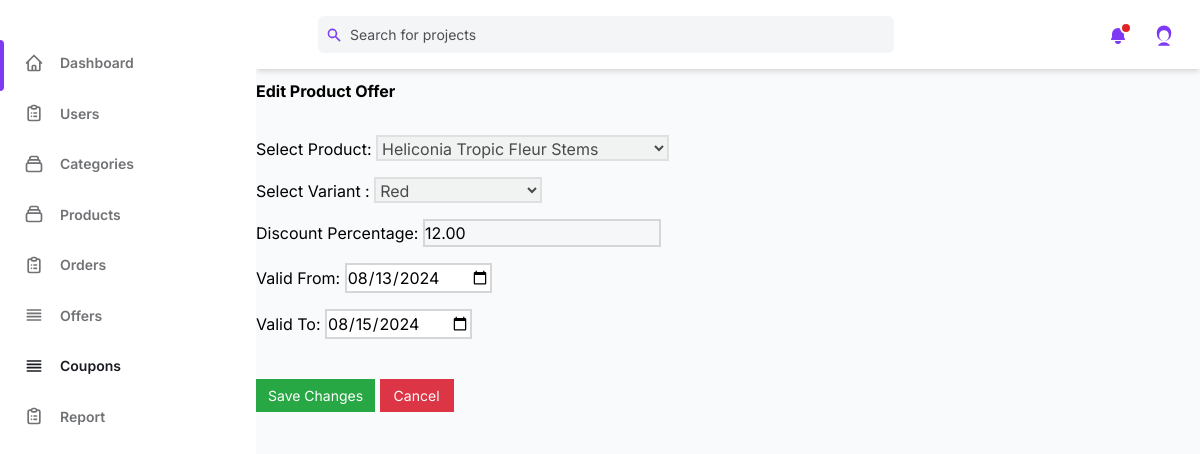
The page /edit_product_offer/2/ (signed in) on the database as committed earlier.
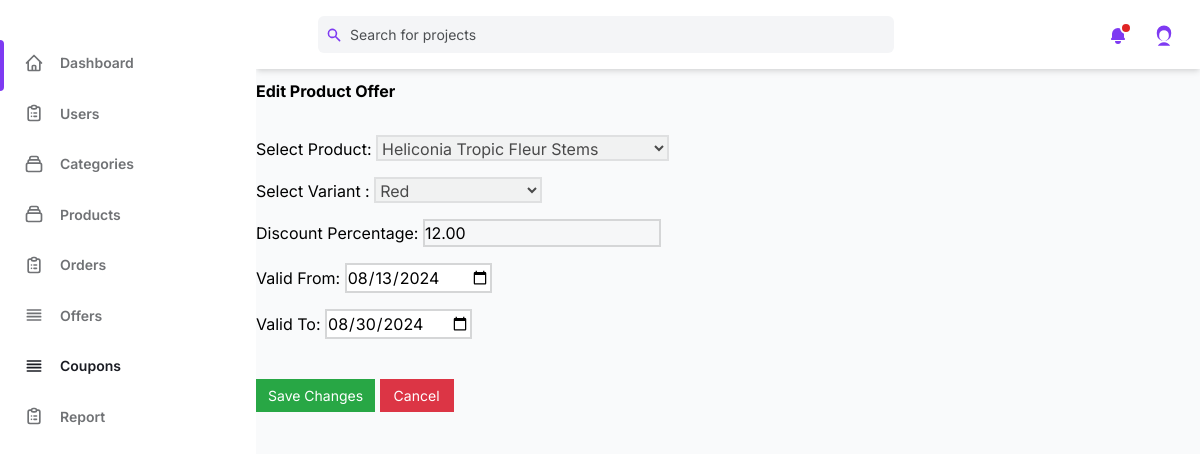
The same page on the database as committed later.
### admin_dashboard/models.py (models this page shows, shortened)
class ProductOffer(models.Model):
    product = models.ForeignKey(Product, on_delete=models.CASCADE, related_name='offer')
    variant = models.OneToOneField(Variant, on_delete=models.CASCADE, related_name='variant_offer')
    discount_percentage = models.DecimalField(max_digits=5, decimal_places=2)
    valid_from = models.DateTimeField()
    valid_to = models.DateTimeField()
    is_active = models.BooleanField(default=False)

### products/models.py (models this page shows, shortened)
class Product(models.Model):
    name = models.CharField(max_length=20)
    image = models.ImageField(upload_to='product_image/', blank=False, null=False)
    cropping = ImageRatioField('image', '430x360')
    description = models.TextField()
    category = models.ForeignKey(Category, on_delete=models.CASCADE, related_name='products')
    is_listed = models.BooleanField(default=True)
    offer_applied =models.BooleanField(default=False)
    slug = models.SlugField(unique=True, blank=True)

class Variant(models.Model):
    color = models.CharField(max_length=100,default=None)
    price = models.PositiveIntegerField()
    stock = models.PositiveIntegerField(default=1)
    product = models.ForeignKey(Product, on_delete=models.CASCADE, related_name='variants')
    discounted_price = models.DecimalField(max_digits=10, decimal_places=2, null=True, blank=True)
    is_listed = models.BooleanField(default=True)
    slug = models.SlugField(unique=False,blank=True)

### admin_dashboard/views.py (the view, shortened to what this page needs)
# urls.py: path('edit_product_offer/<int:offer_id>/',views.edit_product_offer,name='edit_product_offer'),
@never_cache
@login_required(login_url='/admin_login/')
@user_passes_test(is_user_superuser)
def edit_product_offer(request,offer_id):
    try:
        offer = get_object_or_404(ProductOffer, id=offer_id)
        products = Product.objects.all()
        variants = offer.product.variants.all() if offer.product else Variant.objects.none()
        context = {
            'offer': offer,
            'products': products,
            'variants': variants,
            'colors':colors
        }
        return render(request, 'Admin side/edit_product_offer.html', context)
    except Http404:
        messages.error(request,"Offer not found")
        return redirect('admin_offers')
    except Exception as e:
        messages.error(request, f"An unexpected error occurred: {str(e)}")
        return redirect('admin_offers')

### admin_dashboard/views.py (called while the page is built)
def is_user_superuser(user):
    return user.is_superuser

### templates/Admin side/edit_product_offer.html (shortened to what the changed rows need)
{%load static%}
<!DOCTYPE html>
<html :class="{ 'theme-dark': dark }" x-data="data()" lang="en">
<head>
    <link rel="stylesheet" href="{%static 'css/tailwind.output.css'%}" />
    <link rel="stylesheet" href="https://cdnjs.cloudflare.com/ajax/libs/Chart.js/2.9.3/Chart.min.css" />
    <link rel="stylesheet" href="{%static 'css/catstyles.css'%}">
    <link rel="stylesheet" href="https://cdnjs.cloudflare.com/ajax/libs/Jcrop/0.9.15/css/jquery.Jcrop.min.css">
</head>
<body>
    <div class="flex h-screen bg-gray-50 dark:bg-gray-900">
        <div class="flex flex-col flex-1 w-full">
            <main id="main" class="main">
                <section class="section">
                    <div class="row">
                        <div class="col-lg-12">
                            <div class="card">
                                <div class="card-body">
                                    <h1 class="card-title justify-center mb-2"><b>Edit Product Offer</b></h1>
                                    <form action="{% url 'edit_product_offer' offer.id %}" method="post">
                                        <br>
                                        <div class="form-group mb-2">
                                            <label for="product">Select Product:</label>
                                            <select id="product" name="product" class="form-control border-2 mb-2"
                                                disabled>
                                                {% for product in products %}
                                                <option value="{{ product.id }}" {% if product.id == offer.product.id %}selected{% endif %}>
                                                    {{ product.name }}
                                                </option>
                                                {% endfor %}
                                            </select>
                                        </div>
                                        <div class="form-group mb-2">
                                            <label for="variant">Select Variant :</label>
                                            <select id="variant" name="variant" class="form-control border-2 mb-2"
                                                disabled>
                                                {% for variant in offer.product.variants.all %}
                                                <option value="{{ variant.id }}" {%if variant.id == offer.variant.id %} selected {% endif %}>
                                                    {% for color_name, color_code in colors %}
                                                        {%if variant.color == color_code%}
                                                            {{color_name}}
                                                        {%endif%}
                                                    {% endfor %}
                                                {% endfor %}
                                            </select>
                                        </div>
                                        <div class="form-group mb-2">
                                            <label for="discount_percentage">Discount Percentage:</label>
                                            <input type="number" id="discount_percentage" name="discount_percentage"
                                                class="form-control border-2 mb-2"
                                                value="{{ offer.discount_percentage }}" disabled>
                                        </div>
                                        <div class="form-group mb-2">
                                            <label for="valid_from">Valid From:</label>
                                            <input type="date" id="valid_from" name="valid_from"
                                                class="form-control border-2 mb-2"
                                                value="{{ offer.valid_from|date:'Y-m-d' }}" required>
                                        </div>
                                        <div class="form-group mb-2">
                                            <label for="valid_to">Valid To:</label>
                                            <input type="date" id="valid_to" name="valid_to"
                                                class="form-control border-2 mb-2"
                                                value="{{ offer.valid_to|date:'Y-m-d' }}" required>
                                        </div>
                                        <br>
                                    </form>
                                </div>
                            </div>
                        </div>
                    </div>
                </section>
            </main>
        </div>
    </div>
</body>
</html>

Rows that differ between the two databases and show on the page:
changed ProductOffer "Heliconia Tropic Fleur Stems": valid_to "08/15/2024" → "08/30/2024"
